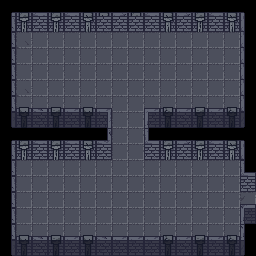

Tiled map render using the project's own tile images. Description and the whole map definition, tile-layer contents included, below:
An orthogonal 16x16 tile map with 16x16 px tiles, 2 tile layers (background, foreground), 2 tilesets.

<map version="1.10" tiledversion="1.11.2" orientation="orthogonal" renderorder="right-down" width="16" height="16" tilewidth="16" tileheight="16" infinite="0" nextlayerid="3" nextobjectid="1">
 <properties>
  <property name="offset_x" type="int" value="0" />
  <property name="offset_y" type="int" value="0" />
 </properties>
 <tileset firstgid="1" source="../tilesets/walls.tsx" />
 <tileset firstgid="118" source="../tilesets/floor.tsx" />
 <layer id="1" name="background" width="16" height="16">
  <data encoding="csv">
120,120,120,120,120,120,120,120,120,120,120,120,120,120,120,120,
120,120,120,120,120,120,120,120,120,120,120,120,120,120,120,120,
120,118,119,119,119,119,119,119,119,119,119,119,119,119,119,120,
120,119,119,119,119,119,119,119,119,119,119,119,119,119,119,120,
120,119,119,119,119,119,119,119,119,119,119,119,119,119,119,120,
120,118,119,119,119,119,119,119,119,119,119,119,119,119,119,120,
120,119,119,119,119,119,119,119,119,119,119,119,119,119,119,120,
120,120,120,120,120,120,120,119,119,120,120,120,120,120,120,120,
120,120,120,120,120,120,120,119,119,120,120,120,120,120,120,120,
120,120,120,120,120,120,120,119,119,120,120,120,120,120,120,120,
120,119,119,119,119,119,119,119,119,119,119,119,119,119,119,120,
120,119,119,119,119,119,119,119,119,119,119,119,119,119,119,120,
120,119,119,119,119,119,119,119,119,119,119,119,119,119,119,122,
120,119,119,119,119,119,119,119,119,119,119,119,119,119,119,121,
120,119,119,119,119,119,119,119,119,119,119,119,119,119,119,120,
120,119,119,119,119,119,119,119,119,119,119,119,119,119,119,120
</data>
 </layer>
 <layer id="2" name="foreground" width="16" height="16">
  <data encoding="csv">
1,2,5,2,5,4,4,6,2,5,4,6,2,5,4,8,
19,11,14,11,14,13,14,14,14,14,13,14,11,14,13,17,
19,0,0,0,0,0,0,0,0,0,0,0,0,0,0,17,
19,0,0,0,0,0,0,0,0,0,0,0,0,0,0,17,
19,0,0,0,0,0,0,0,0,0,0,0,0,0,0,17,
19,0,0,0,0,0,0,0,0,0,0,0,0,0,0,17,
19,38,42,39,43,38,43,0,0,43,40,43,39,43,40,17,
46,47,52,47,50,47,93,0,0,94,47,52,47,50,47,53,
1,2,5,2,5,4,65,0,0,68,2,6,2,5,4,8,
19,11,14,11,14,13,14,0,0,14,11,14,11,14,13,17,
19,0,0,0,0,0,0,0,0,0,0,0,0,0,0,68,
19,0,0,0,0,0,0,0,0,0,0,0,0,0,0,77,
19,0,0,0,0,0,0,0,0,0,0,0,0,0,0,85,
19,0,0,0,0,0,0,0,0,0,0,0,0,0,0,94,
19,38,42,39,43,38,42,43,43,43,40,43,39,43,40,44,
46,47,52,47,50,47,52,50,50,50,47,52,47,50,47,53
</data>
 </layer>
</map>
